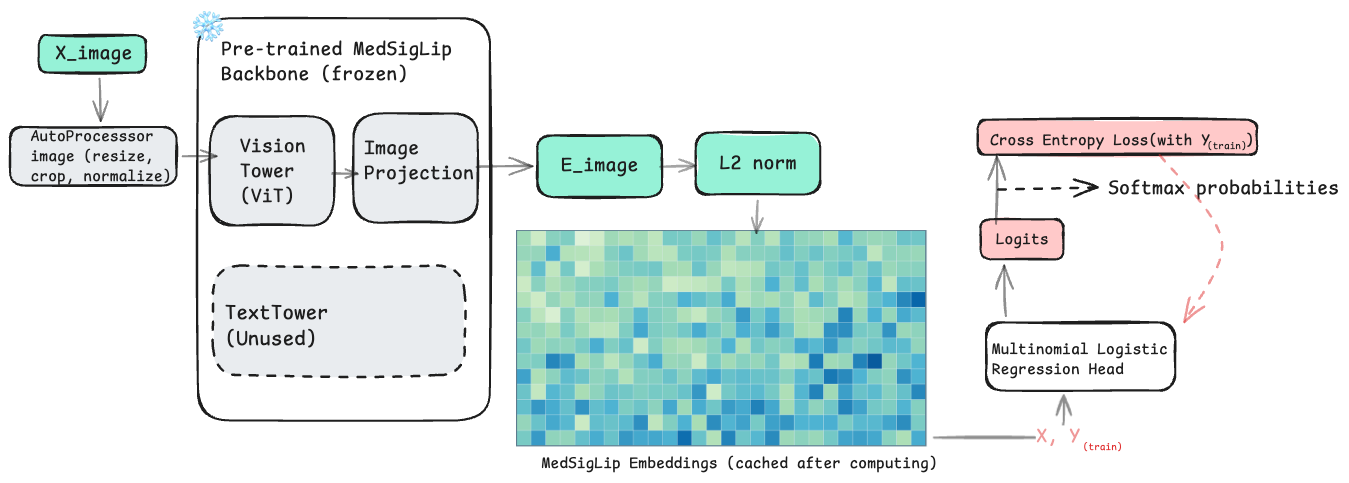
#> input picture HALO-OR/docs/images/arch.png, 1349 x 483 px
$ python -i extract_table_to_csv.py   (imports and definitions only)
#> lines starting #> are read from the running program, lines starting #| are printed output that depends on the picture; after the words box and inside, x2 and y2 are one past the last pixel; in counts of white or black regions, pixels touching at a corner belong together
#!/usr/bin/env python3
"""Extract table data from PNG images and save to CSV."""

from __future__ import annotations

import argparse
import os
import shutil
import sys
from pathlib import Path
from typing import Any, Sequence

import numpy as np
import pandas as pd
from PIL import Image

_PYTESSERACT_IMPORT_ERROR: Exception | None = None
try:
    import pytesseract  # type: ignore[import-not-found]
except Exception as exc:  # pragma: no cover - environment-specific import failure
    pytesseract = None  # type: ignore[assignment]
    _PYTESSERACT_IMPORT_ERROR = exc

EXPECTED_COLUMNS = ["Prescription", "Instruction", "QTY", "Datefilled", "Refill"]

_CV2_IMPORT_ERROR: Exception | None = None
try:
    import cv2  # type: ignore[import-not-found]
except Exception as exc:  # pragma: no cover - environment-specific import failure
    cv2 = None  # type: ignore[assignment]
    _CV2_IMPORT_ERROR = exc


# [11 lines left out: function _opencv_import_message, not called in this run]


def require_cv2() -> Any:
    """Return imported cv2 module or raise actionable runtime error."""
    if cv2 is None:
        raise RuntimeError(_opencv_import_message(_CV2_IMPORT_ERROR))
    return cv2


# [142 lines left out: functions _pytesseract_import_message, require_pytesseract, parse_args, resolve_images, check_tesseract_available, normalize_lang and 1 more, not called in this run]


def preprocess_for_lines(image: np.ndarray) -> np.ndarray:
    """Generate binarized image optimized for table-line morphology operations."""
    cv2_mod = require_cv2()
    gray = cv2_mod.cvtColor(image, cv2_mod.COLOR_BGR2GRAY)
    return cv2_mod.adaptiveThreshold(
        ~gray,
        255,
        cv2_mod.ADAPTIVE_THRESH_MEAN_C,
        cv2_mod.THRESH_BINARY,
        15,
        -2,
    )


def detect_cells(image: np.ndarray) -> list[tuple[int, int, int, int]]:
    """Detect probable table cells by combining horizontal and vertical line masks."""
    cv2_mod = require_cv2()
    h, w = image.shape[:2]
    bw = preprocess_for_lines(image)

    horizontal_size = max(20, w // 30)
    vertical_size = max(20, h // 30)

    horizontal_kernel = cv2_mod.getStructuringElement(cv2_mod.MORPH_RECT, (horizontal_size, 1))
    vertical_kernel = cv2_mod.getStructuringElement(cv2_mod.MORPH_RECT, (1, vertical_size))

    horizontal = cv2_mod.morphologyEx(bw, cv2_mod.MORPH_OPEN, horizontal_kernel)
    vertical = cv2_mod.morphologyEx(bw, cv2_mod.MORPH_OPEN, vertical_kernel)
    table_mask = cv2_mod.add(horizontal, vertical)

    contours, hierarchy = cv2_mod.findContours(table_mask, cv2_mod.RETR_TREE, cv2_mod.CHAIN_APPROX_SIMPLE)
    cells: list[tuple[int, int, int, int]] = []

    for idx, cnt in enumerate(contours):
        if hierarchy is not None:
            # Prefer leaf contours that are inside a parent table/grid contour.
            child = hierarchy[0][idx][2]
            parent = hierarchy[0][idx][3]
            if child != -1 or parent == -1:
                continue
        x, y, cw, ch = cv2_mod.boundingRect(cnt)
        area = cw * ch
        if area < 300:
            continue
        if cw < 20 or ch < 12:
            continue
        if cw > w * 0.98 or ch > h * 0.98:
            continue
        cells.append((x, y, cw, ch))

    if not cells:
        return []

    deduped: list[tuple[int, int, int, int]] = []
    for cell in sorted(cells, key=lambda b: (b[1], b[0], b[2], b[3])):
        x, y, cw, ch = cell
        replaced = False
        for idx, (dx, dy, dw, dh) in enumerate(deduped):
            if abs(x - dx) <= 4 and abs(y - dy) <= 4 and abs(cw - dw) <= 6 and abs(ch - dh) <= 6:
                if cw * ch > dw * dh:
                    deduped[idx] = cell
                replaced = True
                break
        if not replaced:
            deduped.append(cell)

    # Drop container boxes that still surround multiple smaller cells.
    filtered: list[tuple[int, int, int, int]] = []
    for cell in deduped:
        x, y, w, h = cell
        contained = 0
        for other in deduped:
            if other == cell:
                continue
            ox, oy, ow, oh = other
            if ox >= x - 2 and oy >= y - 2 and (ox + ow) <= (x + w + 2) and (oy + oh) <= (y + h + 2):
                contained += 1
        if contained >= 2:
            continue
        filtered.append(cell)

    return filtered


# [428 lines left out: functions group_rows, ocr_cell, _kmeans_1d, _collect_tokens_without_cv2, _group_tokens_into_rows, _build_table_without_cv2 and 7 more, not called in this run]


# [2 lines not run here, left out]

>>> import cv2
>>> picture = cv2.imread('../../HALO-OR/docs/images/arch.png')
#> picture is the input picture: shape (483, 1349, 3); mean B, G, R 234.6, 235.5, 224
>>> result = detect_cells(picture)
#> in preprocess_for_lines, `gray = cv2_mod.cvtColor(image, cv2_mod.COLOR_BGR2GRAY)`:
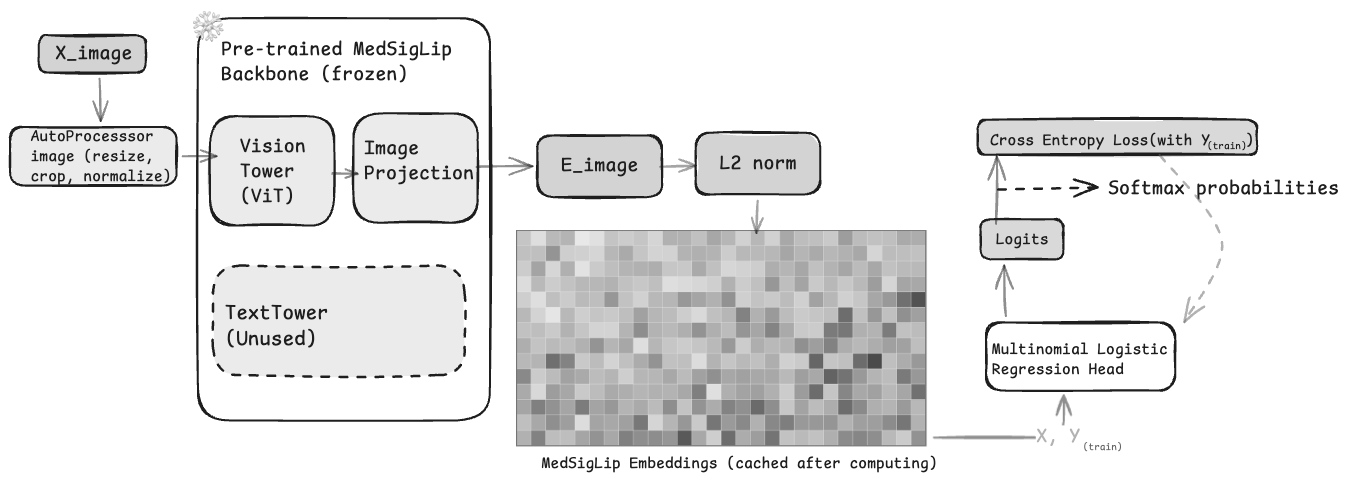
#> gray: shape (483, 1349); min 30, max 255, mean 231.9
#> in preprocess_for_lines, `return cv2_mod.adaptiveThreshold( ~gray, 255, cv2_mod.ADAPTIVE_THRESH_..`:
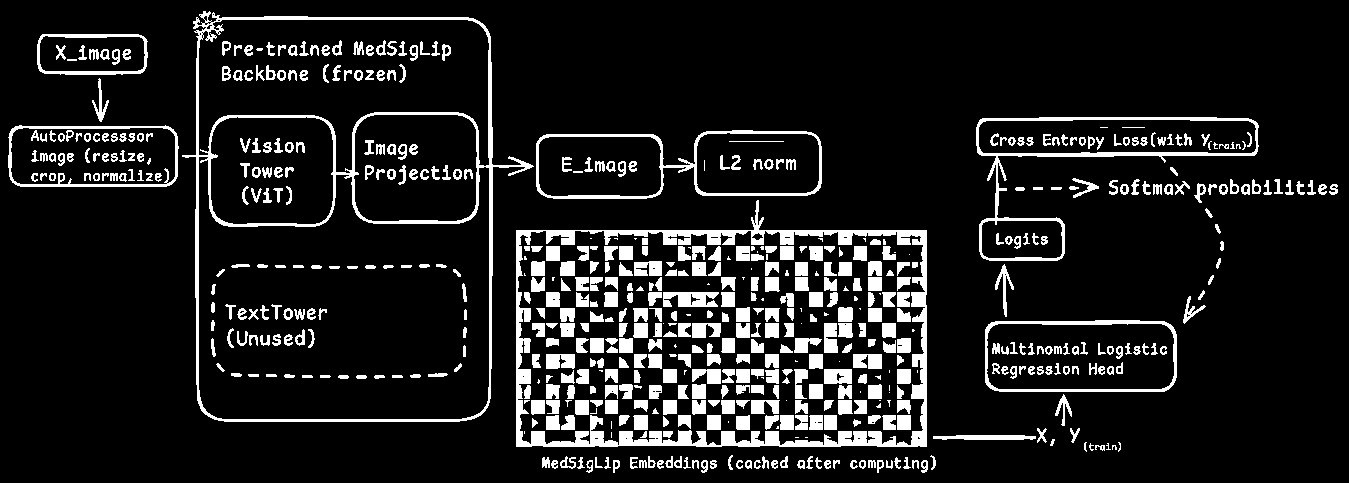
#> returned value: shape (483, 1349); 11.4% white; 621 white regions (75 under 20 px), largest, box (x1, y1, x2, y2) and area: (516, 200, 927, 447) 10452, (182, 11, 534, 422) 7774, (976, 117, 1259, 261) 3190
#> in detect_cells, `horizontal = cv2_mod.morphologyEx(bw, cv2_mod.MORPH_OPEN, horizontal_k..`:
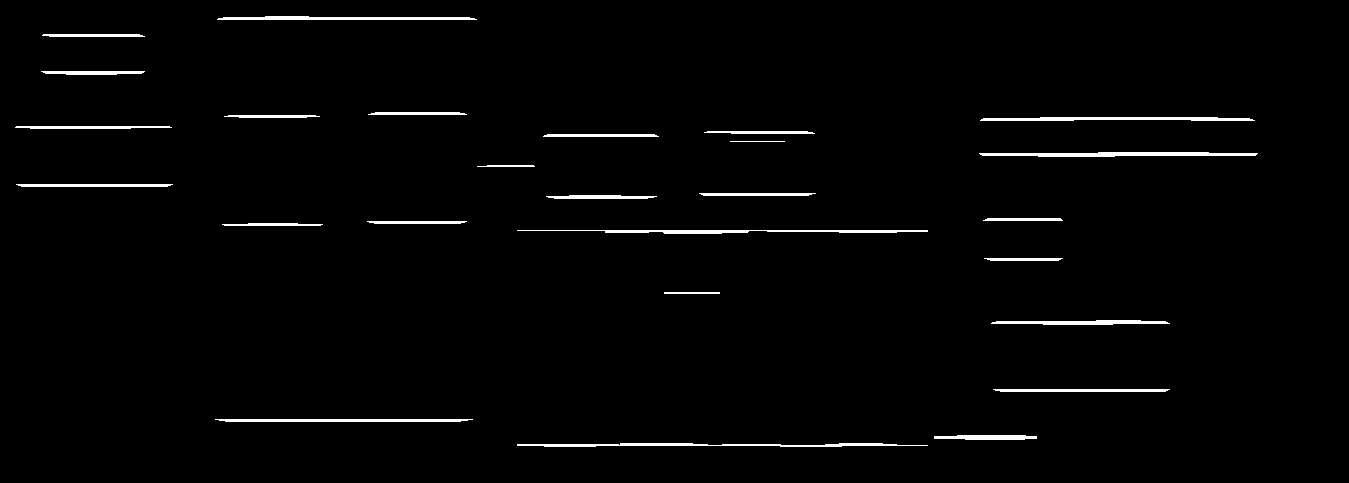
#> horizontal: shape (483, 1349); 1.8% white; 26 white regions, largest, box (x1, y1, x2, y2) and area: (979, 152, 1258, 157) 1018, (517, 443, 928, 447) 963, (517, 230, 928, 234) 961
#> in detect_cells, `vertical = cv2_mod.morphologyEx(bw, cv2_mod.MORPH_OPEN, vertical_kernel)`:
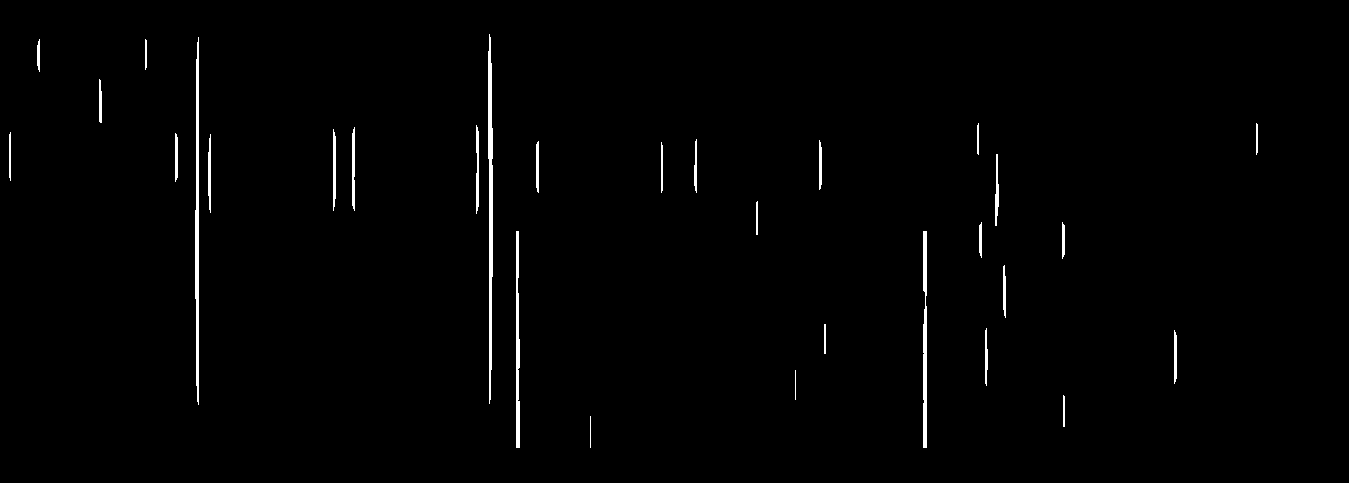
#> vertical: shape (483, 1349); 1.1% white; 30 white regions, largest, box (x1, y1, x2, y2) and area: (488, 34, 493, 404) 1291, (195, 37, 199, 405) 1144, (923, 231, 927, 448) 804
#> in detect_cells, `table_mask = cv2_mod.add(horizontal, vertical)`:
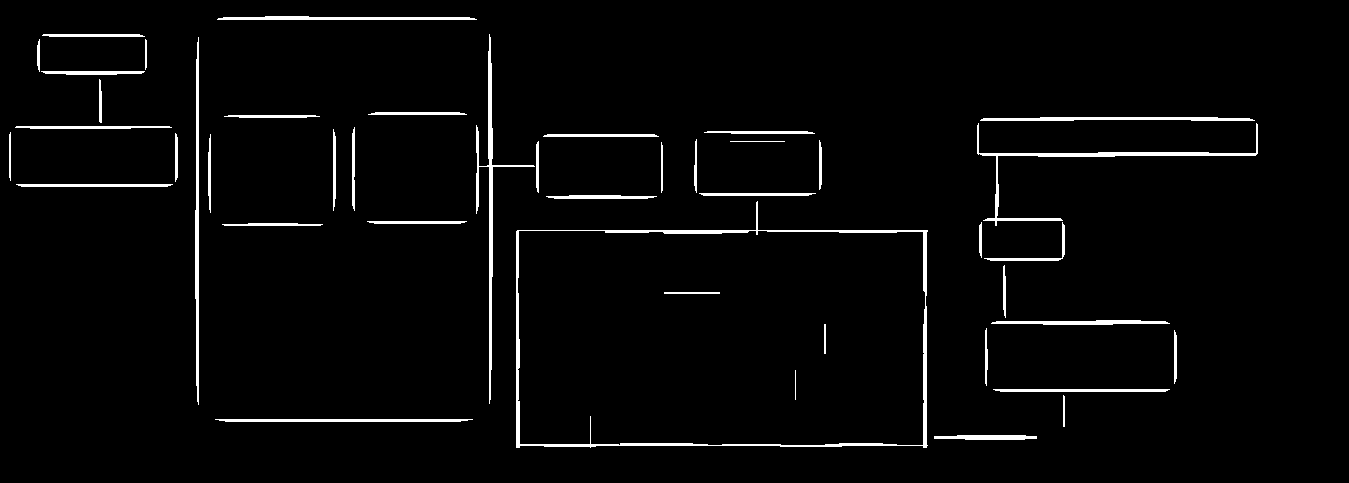
#> table_mask: shape (483, 1349); 2.8% white; 44 white regions
#> in detect_cells, `contours, hierarchy = cv2_mod.findContours(table_mask, cv2_mod.RETR_TR..`: contours = 45 contours, 2 with area under 20; largest, box (x1, y1, x2, y2) and area: (516, 201, 928, 448) 88300, (517, 230, 926, 446) 86085, (476, 34, 535, 404) 1108, (977, 123, 1258, 226) 1066, (195, 37, 199, 405) 776
#> the loop in detect_cells, `for idx, cnt in enumerate(contours):` made 45 passes
#> (cnt, child, parent, x, y, cw, ch, area) on passes 15 to 17: ([[795, 370], [795, 399]], -1, 13, 795, 370, 1, 30, 30), ([[824, 324], [824, 353], [825, 353], [825, 324]], -1, 13, 824, 324, 2, 30, 60), ([[664, 292], [664, 293], [719, 293], [719, 292]], -1, 13, 664, 292, 56, 2, 112)
#> (cnt, child, parent) on passes 3, 22: ([[1063, 395], [1063, 426], [1064, 426], [1064, 396]], -1, -1), ([[730, 141], [784, 141]], -1, -1)
#> after the loop in detect_cells, `for idx, cnt in enumerate(contours):`: cells = []
#> result = []
